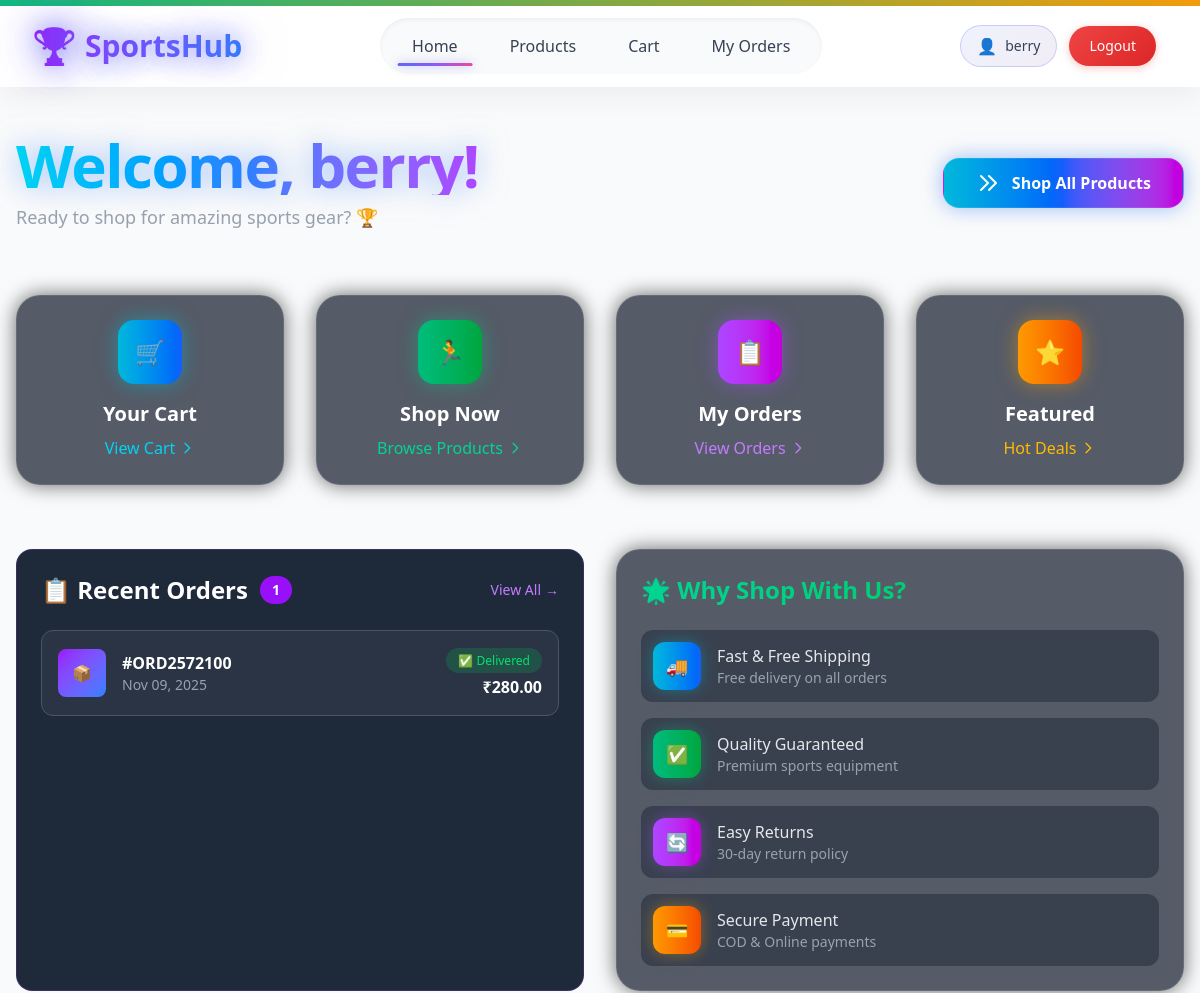
/home/ (signed in, upper part), run on an earlier commit of the app's database.
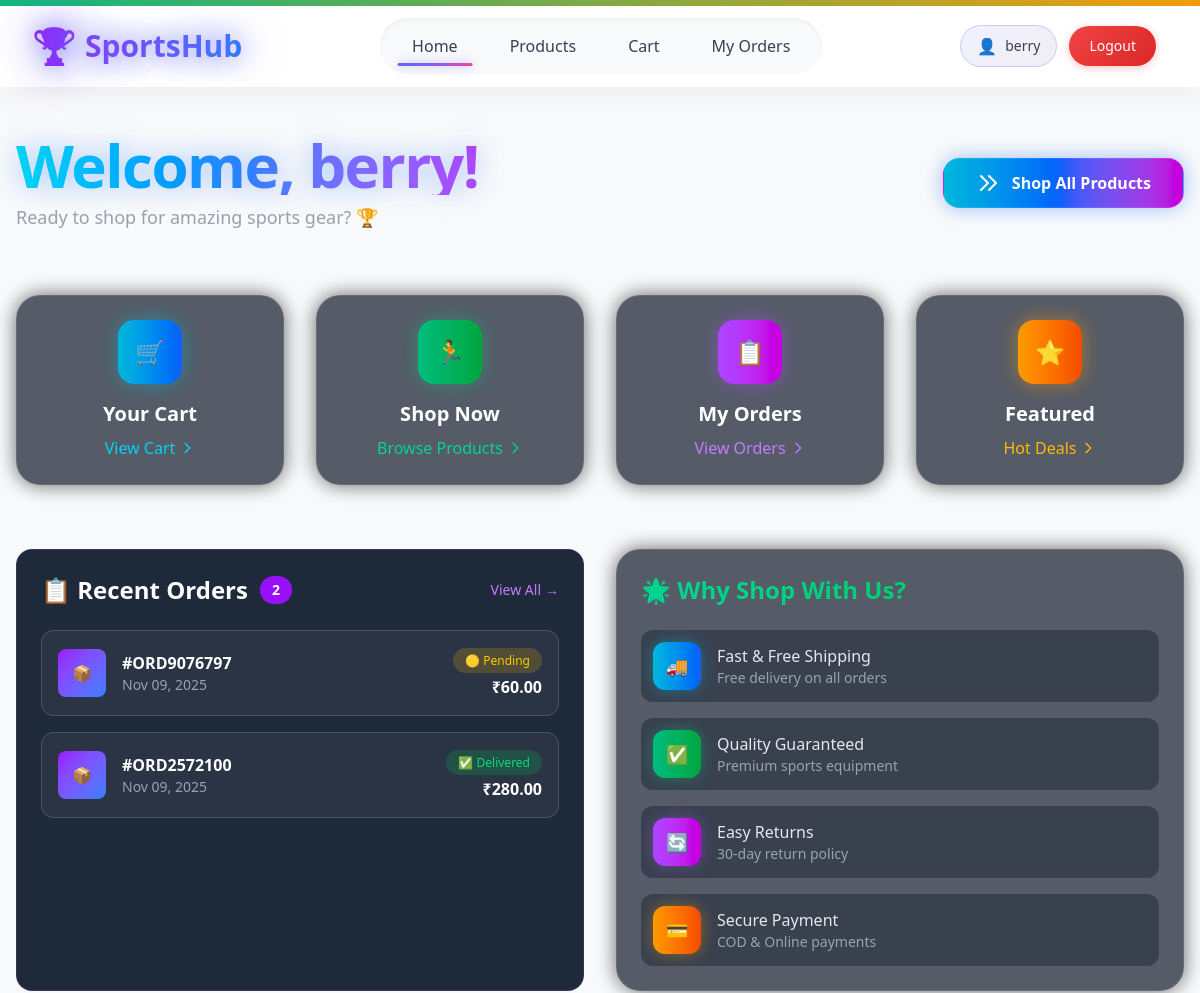
And on a later commit of the database.
### shop/models.py (models this page shows, shortened)
class Order(models.Model):
    STATUS_CHOICES = [
        ('pending', '🟡 Pending'),
        ('confirmed', '🔵 Confirmed'),
        ('shipped', '🚚 Shipped'),
        ('delivered', '✅ Delivered'),
        ('cancelled', '❌ Cancelled'),
        ('paid', '💰 Paid'),
    ]
    STATUS_PROGRESSION = ['pending', 'confirmed', 'shipped', 'delivered']
    order_number = models.CharField(max_length=20, unique=True)
    customer = models.ForeignKey(User, on_delete=models.CASCADE, related_name='orders')
    seller = models.ForeignKey(User, on_delete=models.CASCADE, related_name='seller_orders')
    total_amount = models.DecimalField(max_digits=10, decimal_places=2)
    status = models.CharField(max_length=20, choices=STATUS_CHOICES, default='pending')
    shipping_address = models.TextField()
    customer_phone = models.CharField(max_length=15)
    stripe_session_id = models.CharField(max_length=255, blank=True, null=True)  # Add this field
    created_at = models.DateTimeField(auto_now_add=True)
    updated_at = models.DateTimeField(auto_now=True)

### buyer/views.py (the view)
# urls.py: path('home/', views.dashboard, name='dashboard'),
@login_required
def dashboard(request):
    featured_products = Product.objects.filter(is_active=True)[:8]
    recent_orders = Order.objects.filter(customer=request.user).order_by('-created_at')[:3]
    context = {
        'featured_products': featured_products,
        'recent_orders': recent_orders,
    }
    return render(request, 'buyer/dashboard.html', context)

### accounts/models.py (called while the page is built)
    def is_buyer(self):
        return self.role == self.Roles.BUYER

    def is_seller(self):
        return self.role == self.Roles.SELLER

### shop/models.py (called while the page is built)
    def is_in_stock(self):
        return self.stock_quantity > 0

### buyer/templates/buyer/dashboard.html (shortened to what the changed rows need)
{% extends 'base.html' %}
{% load static %}
{% block content %}
<div class="max-w-7xl mx-auto px-4 py-12 text-gray-100 relative overflow-hidden">
    <div class="flex flex-col sm:flex-row justify-between items-start sm:items-center mb-16">
        <div>
            <h1 class="text-6xl font-black tracking-tight bg-gradient-to-r from-cyan-400 via-blue-500 to-purple-500 bg-clip-text text-transparent drop-shadow-[0_0_15px_rgba(59,130,246,0.5)]">
            </h1>
        </div>
    </div>
    <div class="grid grid-cols-1 lg:grid-cols-2 gap-8 mb-16">
        <div class="bg-gray-800 rounded-2xl p-6 border border-purple-500/20">
            <div class="flex items-center justify-between mb-6">
                <h2 class="text-2xl font-bold text-white flex items-center">
                    📋 Recent Orders
                    {% if recent_orders %}
                    <span class="ml-3 text-sm bg-purple-600 text-white px-3 py-1 rounded-full">
                        {{ recent_orders|length }}
                    </span>
                    {% endif %}
                </h2>
            </div>
            {% if recent_orders %}
            <div class="space-y-4">
                {% for order in recent_orders %}
                <div class="flex items-center justify-between p-4 bg-gray-700/50 rounded-xl border border-gray-600 hover:border-purple-500/30 transition-all">
                    <div class="flex items-center space-x-4">
                        <div class="w-12 h-12 bg-gradient-to-br from-purple-600 to-blue-500 rounded-lg flex items-center justify-center">
                            <span class="text-white">📦</span>
                        </div>
                        <div>
                            <h3 class="font-semibold text-white">#{{ order.order_number }}</h3>
                            <p class="text-gray-400 text-sm">{{ order.created_at|date:"M d, Y" }}</p>
                        </div>
                    </div>
                    <div class="text-right">
                        <span class="px-3 py-1 rounded-full text-xs font-medium
                            {% if order.status == 'pending' %}bg-yellow-500/20 text-yellow-400
                            {% elif order.status == 'confirmed' %}bg-blue-500/20 text-blue-400
                            {% elif order.status == 'shipped' %}bg-purple-500/20 text-purple-400
                            {% elif order.status == 'delivered' %}bg-green-500/20 text-green-400
                            {% else %}bg-red-500/20 text-red-400{% endif %}">
                            {{ order.get_status_display }}
                        </span>
                        <p class="text-white font-bold mt-1">₹{{ order.total_amount }}</p>
                    </div>
                </div>
                {% endfor %}
            </div>
            {% endif %}
        </div>
    </div>
</div>
{% endblock %}

What changed in the data, as far as the page shows it:
added Order: order_number "ORD9076797", created_at "Nov 09, 2025", status "🟡 Pending", total_amount "60.00"
Also different on the page:
{{ recent_orders|length }}: "1" → "2"
